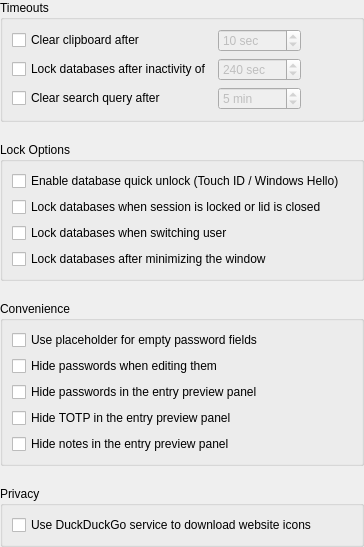
<?xml version="1.0" encoding="UTF-8"?>
<ui version="4.0">
 <class>ApplicationSettingsWidgetSecurity</class>
 <widget class="QWidget" name="ApplicationSettingsWidgetSecurity">
  <property name="geometry">
   <rect>
    <x>0</x>
    <y>0</y>
    <width>364</width>
    <height>505</height>
   </rect>
  </property>
  <layout class="QVBoxLayout" name="verticalLayout">
   <property name="spacing">
    <number>20</number>
   </property>
   <property name="leftMargin">
    <number>0</number>
   </property>
   <property name="topMargin">
    <number>0</number>
   </property>
   <property name="rightMargin">
    <number>0</number>
   </property>
   <property name="bottomMargin">
    <number>0</number>
   </property>
   <item>
    <widget class="QGroupBox" name="groupBox">
     <property name="title">
      <string>Timeouts</string>
     </property>
     <layout class="QGridLayout" name="gridLayout" columnstretch="0,0,1">
      <item row="1" column="1">
       <widget class="QSpinBox" name="lockDatabaseIdleSpinBox">
        <property name="enabled">
         <bool>false</bool>
        </property>
        <property name="sizePolicy">
         <sizepolicy hsizetype="Expanding" vsizetype="Fixed">
          <horstretch>0</horstretch>
          <verstretch>0</verstretch>
         </sizepolicy>
        </property>
        <property name="accessibleName">
         <string>Database lock timeout seconds</string>
        </property>
        <property name="suffix">
         <string comment="Seconds"> sec</string>
        </property>
        <property name="minimum">
         <number>10</number>
        </property>
        <property name="maximum">
         <number>43200</number>
        </property>
        <property name="value">
         <number>240</number>
        </property>
       </widget>
      </item>
      <item row="0" column="0">
       <widget class="QCheckBox" name="clearClipboardCheckBox">
        <property name="text">
         <string>Clear clipboard after</string>
        </property>
       </widget>
      </item>
      <item row="2" column="0">
       <widget class="QCheckBox" name="clearSearchCheckBox">
        <property name="text">
         <string>Clear search query after</string>
        </property>
       </widget>
      </item>
      <item row="2" column="1">
       <widget class="QSpinBox" name="clearSearchSpinBox">
        <property name="enabled">
         <bool>false</bool>
        </property>
        <property name="accessibleName">
         <string>Search query clear time in minutes</string>
        </property>
        <property name="sizePolicy">
         <sizepolicy hsizetype="Expanding" vsizetype="Fixed">
          <horstretch>0</horstretch>
          <verstretch>0</verstretch>
         </sizepolicy>
        </property>
        <property name="suffix">
         <string comment="Minutes"> min</string>
        </property>
        <property name="minimum">
         <number>1</number>
        </property>
        <property name="maximum">
         <number>1440</number>
        </property>
        <property name="value">
         <number>5</number>
        </property>
        <property name="displayIntegerBase">
         <number>10</number>
        </property>
       </widget>
      </item>
      <item row="0" column="1">
       <widget class="QSpinBox" name="clearClipboardSpinBox">
        <property name="enabled">
         <bool>false</bool>
        </property>
        <property name="sizePolicy">
         <sizepolicy hsizetype="Expanding" vsizetype="Fixed">
          <horstretch>0</horstretch>
          <verstretch>0</verstretch>
         </sizepolicy>
        </property>
        <property name="accessibleName">
         <string>Clipboard clear seconds</string>
        </property>
        <property name="suffix">
         <string comment="Seconds"> sec</string>
        </property>
        <property name="minimum">
         <number>1</number>
        </property>
        <property name="maximum">
         <number>999</number>
        </property>
        <property name="value">
         <number>10</number>
        </property>
       </widget>
      </item>
      <item row="0" column="2">
       <spacer name="horizontalSpacer">
        <property name="orientation">
         <enum>Qt::Horizontal</enum>
        </property>
        <property name="sizeHint" stdset="0">
         <size>
          <width>40</width>
          <height>20</height>
         </size>
        </property>
       </spacer>
      </item>
      <item row="1" column="0">
       <widget class="QCheckBox" name="lockDatabaseIdleCheckBox">
        <property name="sizePolicy">
         <sizepolicy hsizetype="Minimum" vsizetype="Fixed">
          <horstretch>0</horstretch>
          <verstretch>0</verstretch>
         </sizepolicy>
        </property>
        <property name="text">
         <string>Lock databases after inactivity of</string>
        </property>
       </widget>
      </item>
     </layout>
    </widget>
   </item>
   <item>
    <widget class="QGroupBox" name="lockOptionsGroup">
     <property name="title">
      <string>Lock Options</string>
     </property>
     <layout class="QVBoxLayout" name="verticalLayout_4">
      <item>
       <widget class="QCheckBox" name="quickUnlockCheckBox">
        <property name="text">
         <string>Enable database quick unlock (Touch ID / Windows Hello)</string>
        </property>
       </widget>
      </item>
      <item>
       <widget class="QCheckBox" name="lockDatabaseOnScreenLockCheckBox">
        <property name="text">
         <string>Lock databases when session is locked or lid is closed</string>
        </property>
       </widget>
      </item>
      <item>
       <widget class="QCheckBox" name="lockDatabasesOnUserSwitchCheckBox">
        <property name="text">
         <string>Lock databases when switching user</string>
        </property>
       </widget>
      </item>
      <item>
       <widget class="QCheckBox" name="lockDatabaseMinimizeCheckBox">
        <property name="text">
         <string>Lock databases after minimizing the window</string>
        </property>
       </widget>
      </item>
     </layout>
    </widget>
   </item>
   <item>
    <widget class="QGroupBox" name="groupBox_2">
     <property name="title">
      <string>Convenience</string>
     </property>
     <layout class="QVBoxLayout" name="verticalLayout_2">
      <item>
       <widget class="QCheckBox" name="passwordShowDotsCheckBox">
        <property name="text">
         <string>Use placeholder for empty password fields</string>
        </property>
       </widget>
      </item>
      <item>
       <widget class="QCheckBox" name="passwordsHiddenCheckBox">
        <property name="text">
         <string>Hide passwords when editing them</string>
        </property>
       </widget>
      </item>
      <item>
       <widget class="QCheckBox" name="passwordPreviewCleartextCheckBox">
        <property name="text">
         <string>Hide passwords in the entry preview panel</string>
        </property>
       </widget>
      </item>
      <item>
       <widget class="QCheckBox" name="hideTotpCheckBox">
        <property name="text">
         <string>Hide TOTP in the entry preview panel</string>
        </property>
       </widget>
      </item>
      <item>
       <widget class="QCheckBox" name="hideNotesCheckBox">
        <property name="text">
         <string>Hide notes in the entry preview panel</string>
        </property>
       </widget>
      </item>
     </layout>
    </widget>
   </item>
   <item>
    <widget class="QGroupBox" name="privacy">
     <property name="title">
      <string>Privacy</string>
     </property>
     <layout class="QVBoxLayout" name="verticalLayout_3">
      <item>
       <widget class="QCheckBox" name="fallbackToSearch">
        <property name="text">
         <string>Use DuckDuckGo service to download website icons</string>
        </property>
       </widget>
      </item>
     </layout>
    </widget>
   </item>
   <item>
    <spacer name="verticalSpacer_2">
     <property name="orientation">
      <enum>Qt::Vertical</enum>
     </property>
     <property name="sizeType">
      <enum>QSizePolicy::Expanding</enum>
     </property>
     <property name="sizeHint" stdset="0">
      <size>
       <width>20</width>
       <height>30</height>
      </size>
     </property>
    </spacer>
   </item>
  </layout>
 </widget>
 <tabstops>
  <tabstop>clearClipboardCheckBox</tabstop>
  <tabstop>clearClipboardSpinBox</tabstop>
  <tabstop>lockDatabaseIdleCheckBox</tabstop>
  <tabstop>lockDatabaseIdleSpinBox</tabstop>
  <tabstop>clearSearchCheckBox</tabstop>
  <tabstop>clearSearchSpinBox</tabstop>
  <tabstop>quickUnlockCheckBox</tabstop>
  <tabstop>lockDatabaseOnScreenLockCheckBox</tabstop>
  <tabstop>lockDatabasesOnUserSwitchCheckBox</tabstop>
  <tabstop>lockDatabaseMinimizeCheckBox</tabstop>
  <tabstop>passwordShowDotsCheckBox</tabstop>
  <tabstop>passwordsHiddenCheckBox</tabstop>
  <tabstop>passwordPreviewCleartextCheckBox</tabstop>
  <tabstop>hideTotpCheckBox</tabstop>
  <tabstop>hideNotesCheckBox</tabstop>
  <tabstop>fallbackToSearch</tabstop>
 </tabstops>
 <resources/>
 <connections/>
</ui>
